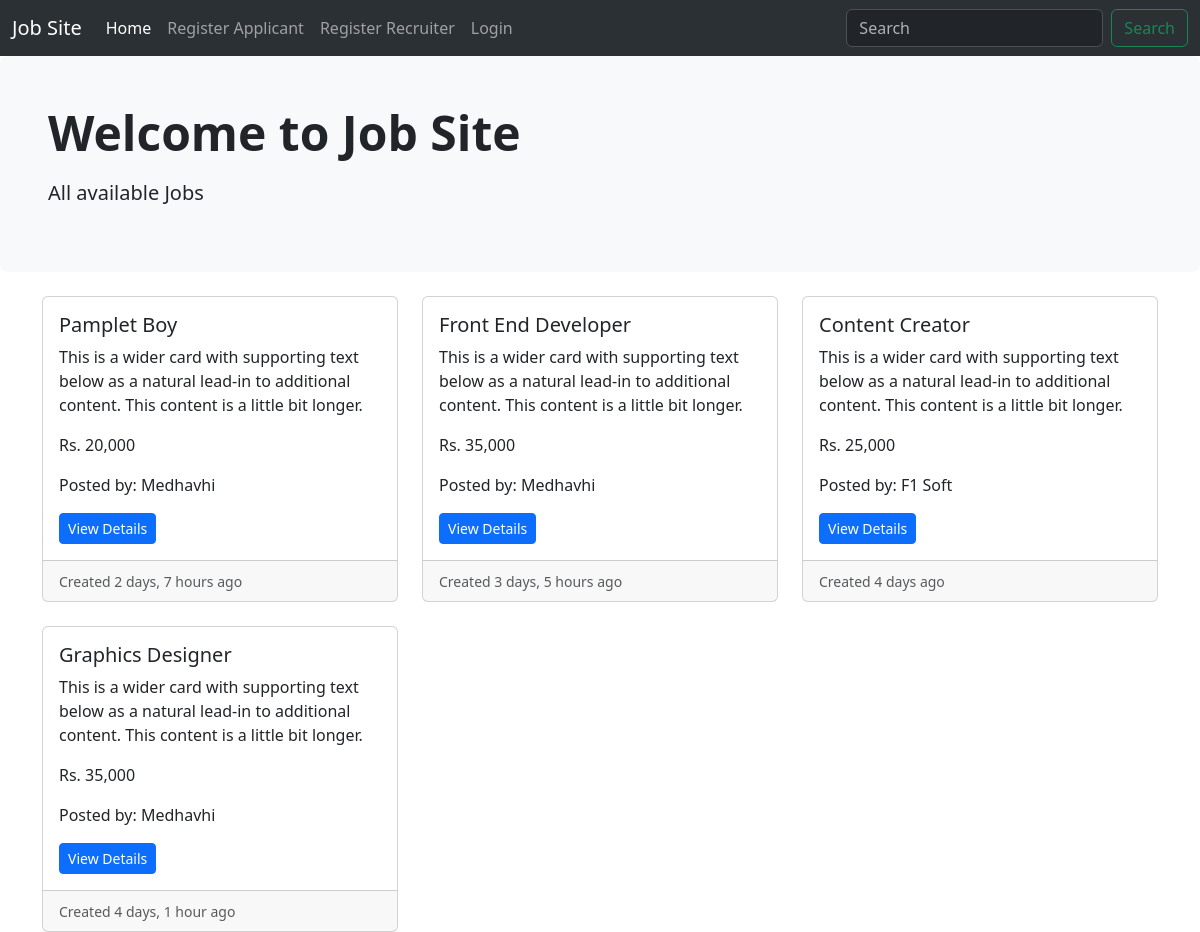
The page /job-listing on the database as committed earlier.
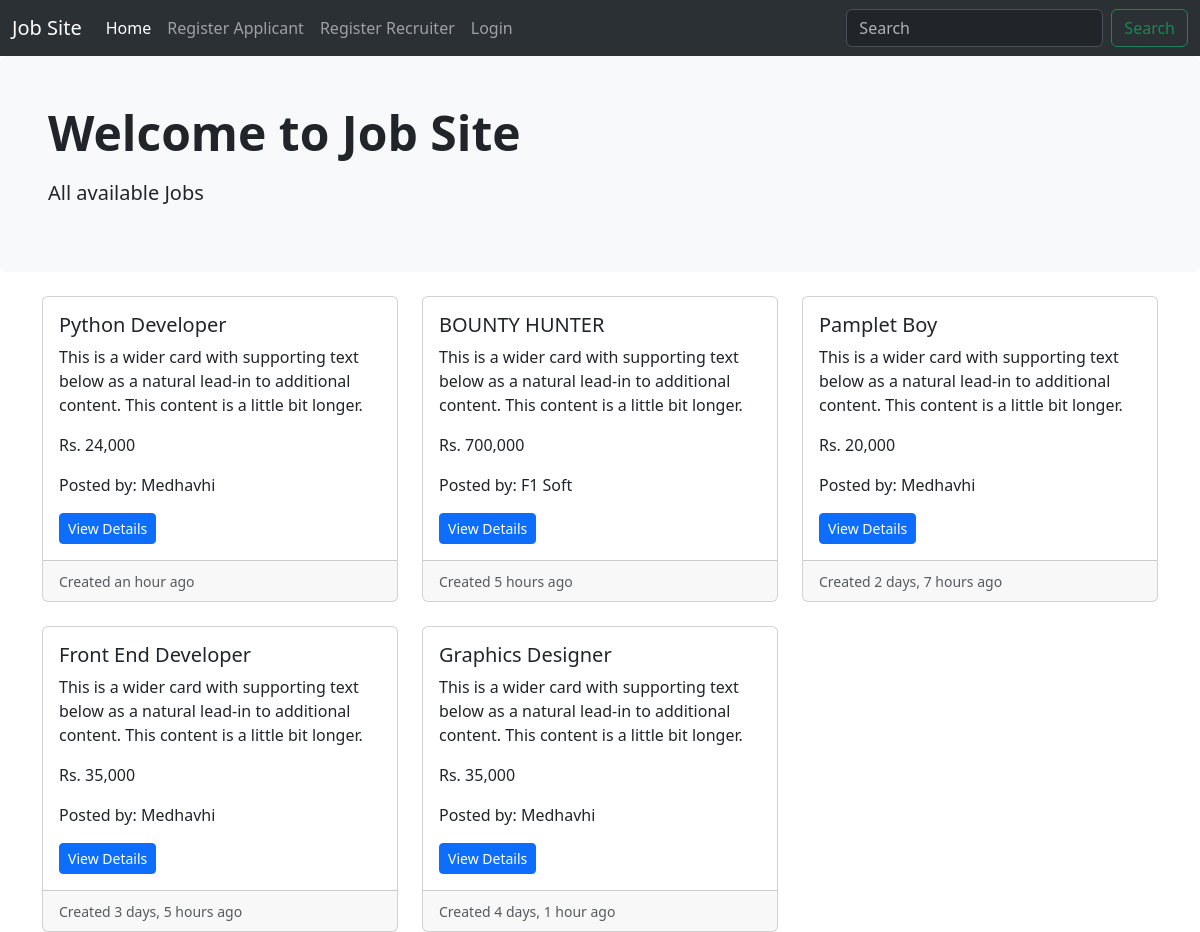
The same page on the database as committed later.
### work/models.py (models this page shows, shortened)
class Work(models.Model):
    job_type_choice = {
        ('Remote' , 'Remote'),
        ('Onsite' , 'Onsite'),
        ('Hybrid' , 'Hybrid'),
    }
    user = models.ForeignKey(CustomUser , on_delete=models.CASCADE)
    company = models.ForeignKey(Company , on_delete=models.CASCADE)
    title = models.CharField(max_length=100)
    city = models.CharField(max_length=100)
    salary = models.PositiveIntegerField()
    requirements = models.TextField()
    ideal_candidate = models.TextField()
    required_skills = models.TextField(null=True, blank=True)
    is_available = models.BooleanField(default=True)
    timestamp = models.DateTimeField(auto_now_add=True)
    industry = models.ForeignKey(Industry , on_delete=models.DO_NOTHING , null=True , blank=True)
    province = models.ForeignKey(Province , on_delete=models.DO_NOTHING , blank=True , null=True)
    job_type = models.CharField(max_length=50 , choices=job_type_choice , null=True , blank=True)

### company/models.py (models this page shows)
class Company(models.Model):
    user = models.OneToOneField(CustomUser , on_delete=models.CASCADE)
    name = models.CharField(max_length=100 , null=True , blank=True)
    est_date = models.PositiveIntegerField(null=True , blank=True)
    city = models.CharField(max_length=100, null=True , blank=True)
    province = models.CharField(max_length=100, null=True , blank=True)
    def __str__(self):
        return self.name

### website/views.py (the view)
# urls.py: path('job-listing' , views.job_listing , name='job-listing'),
def job_listing(request):
    jobs = Work.objects.filter(is_available = True).order_by('-timestamp')
    context = {
        'jobs': jobs,
    }
    return render(request , 'website/job_listing.html' , context)

### templates/website/job_listing.html
{% extends 'base.html' %}
{% load humanize %}
{% block content %}
{% include 'navbar.html' %}
<section>
    <div class="p-5 mb-4 bg-light rounded-3">
        <div container-fluid py-5>
            <h2 class="display-5 fw-bold">Welcome to Job Site</h1>
            <p class="col-md-8 fs-5 mt-3">All available Jobs</p>
        </div>
    </div>
</section>
<div class="container-sm">
    <div class="row row-cols-1 row-cols-md-3 g-4">
        {% for job in jobs %}
        <div class="col">
          <div class="card h-100">
            <div class="card-body">
              <h5 class="card-title">{{ job.title }}</h5>
              <p class="card-text">This is a wider card with supporting text below as a natural lead-in to additional content. This content is a little bit longer.</p>
              <p class="card-text">Rs. {{ job.salary|intcomma }}</p>
              <p class="card-text">Posted by: {{ job.company }}</p>
              <a class="btn btn-primary btn-sm" href="{% url 'job-details' job.id %}">View Details</a>
            </div>
            <div class="card-footer">
              <small class="text-muted">Created {{ job.timestamp|naturaltime }}</small>
            </div>
          </div>
        </div>
          {% endfor %}
    </div>
</div>
{% endblock content %}

Rows that differ between the two databases and show on the page:
no longer on this page (row edited): Work: title "Content Creator", salary "25,000", company "F1 Soft", timestamp "4 days ago"
added Work: title "Python Developer", salary "24,000", company "Medhavhi", timestamp "an hour ago"
added Work: title "BOUNTY HUNTER", salary "700,000", company "F1 Soft", timestamp "5 hours ago"
